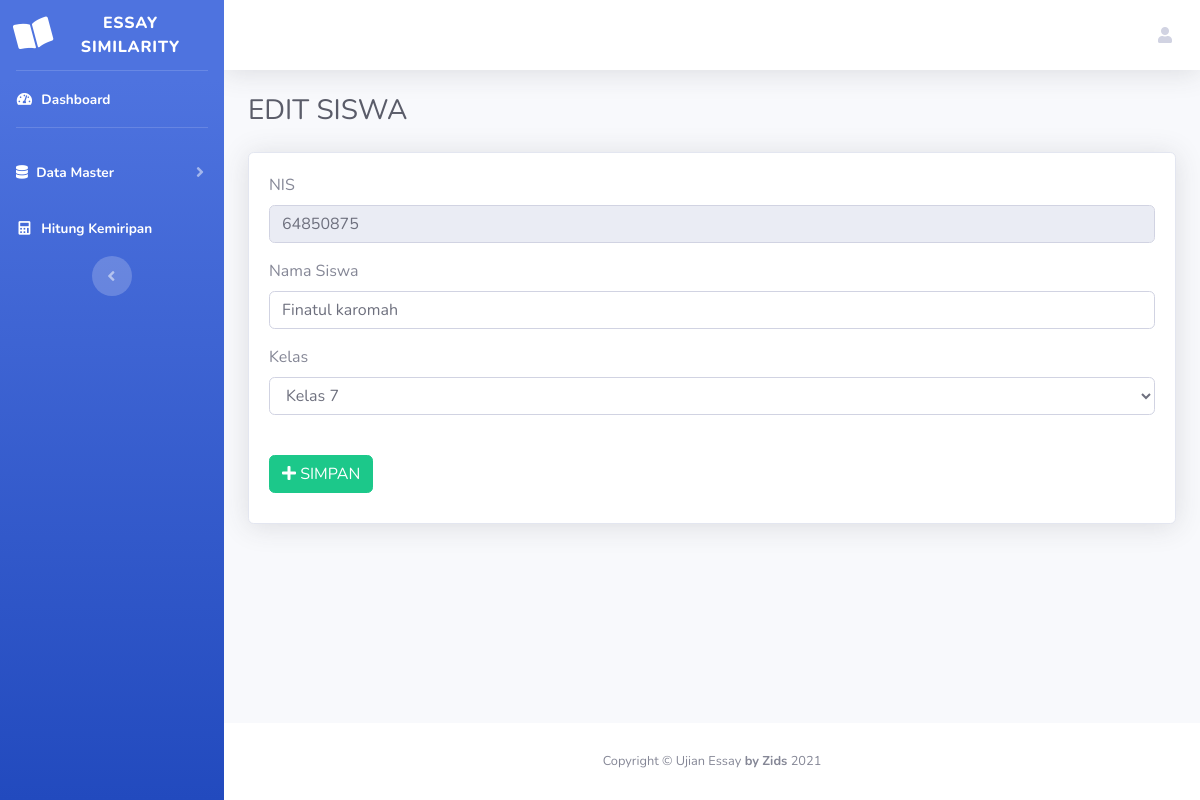
/siswa/editsiswa.php?nis=64850875 (signed in), run on the app's committed database.
### tables this page shows
CREATE TABLE `siswa` (
  `nis` int(10) NOT NULL,
  `nama_siswa` varchar(100) NOT NULL,
  `id_kelas` int(10) DEFAULT NULL
);

CREATE TABLE `kelas` (
  `id_kelas` int(10) NOT NULL,
  `nama_kelas` varchar(50) NOT NULL
);

### siswa/editsiswa.php (the view, shortened to what this page needs)
<?php include("../head.php") ?>
<?php include("../body.php") ?>
<?php
include '../koneksi/koneksi.php';
$nis = $_GET['nis'];
$data = mysqli_query($db, "select * from siswa where nis='$nis'");
while ($d = mysqli_fetch_array($data)) {
?>
    <div class="container-fluid">
        <h1 class="h3 mb-4 text-gray-800">EDIT SISWA</h1>
        <div class="card shadow mb-4">
            <div class="card-body">
                <form action="" method="POST">
                    <div class="mb-3">
                        <label for="" class="form-label">NIS</label>
                        <input readonly required class="form-control" type="number" name="nis" value="<?php echo $d['nis']; ?>">
                    </div>
                    <div class="mb-3">
                        <label for="" class="form-label">Nama Siswa</label>
                        <input type="text" class="form-control" name="nama_siswa" value="<?php echo $d['nama_siswa']; ?>">
                    </div>
                    <div class="mb-3">
                        <label for="" class="form-label">Kelas</label>
                        <select class="form-control form-select" name="kelas" required>
                            <?php
                            $data = mysqli_query($db, "SELECT * from kelas");
                            while ($da = mysqli_fetch_array($data)) :
                            ?>
                                <option value="<?php echo $da['id_kelas']; ?>" <?php if ($d["id_kelas"] == $da["id_kelas"]) { ?> selected <?php } ?>>
                                    <?php echo $da['nama_kelas']; ?>
                                </option>
                            <?php endwhile; ?>
                        </select>
                    </div>
                    <br>
                    <button type="submit" name="submit" class="btn btn-success" style="margin-bottom: 10px;">
                        <i class="fa fa-plus"></i> SIMPAN</button>
                </form>
            </div>
        </div>
    </div>
<?php } ?>
<?php include("../foot.php") ?>

### data on the page
siswa: nis "64850875", nama_siswa "Finatul karomah", kelas "Kelas 7"
